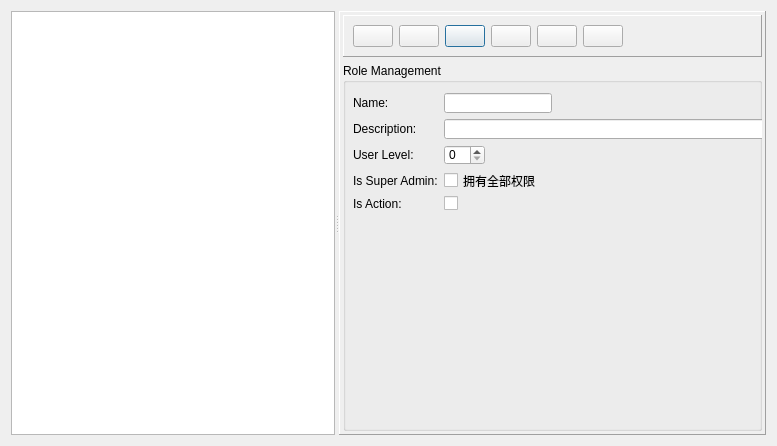
<?xml version="1.0" encoding="UTF-8"?>
<ui version="4.0">
 <class>RoleDialog</class>
 <widget class="QDialog" name="RoleDialog">
  <property name="geometry">
   <rect>
    <x>0</x>
    <y>0</y>
    <width>777</width>
    <height>446</height>
   </rect>
  </property>
  <property name="windowTitle">
   <string>Role Management</string>
  </property>
  <layout class="QVBoxLayout" name="verticalLayout">
   <item>
    <widget class="QSplitter" name="splitter">
     <property name="orientation">
      <enum>Qt::Horizontal</enum>
     </property>
     <widget class="QTableView" name="tableView">
      <property name="textElideMode">
       <enum>Qt::ElideLeft</enum>
      </property>
     </widget>
     <widget class="QFrame" name="frame">
      <property name="frameShape">
       <enum>QFrame::Panel</enum>
      </property>
      <property name="frameShadow">
       <enum>QFrame::Raised</enum>
      </property>
      <layout class="QGridLayout" name="gridLayout_3">
       <property name="margin">
        <number>3</number>
       </property>
       <item row="0" column="0">
        <widget class="QFrame" name="frame_2">
         <property name="sizePolicy">
          <sizepolicy hsizetype="Preferred" vsizetype="Fixed">
           <horstretch>0</horstretch>
           <verstretch>0</verstretch>
          </sizepolicy>
         </property>
         <property name="frameShape">
          <enum>QFrame::Panel</enum>
         </property>
         <property name="frameShadow">
          <enum>QFrame::Raised</enum>
         </property>
         <layout class="QGridLayout" name="gridLayout_2">
          <item row="0" column="0">
           <widget class="QPushButton" name="newButton">
            <property name="sizePolicy">
             <sizepolicy hsizetype="Fixed" vsizetype="Fixed">
              <horstretch>0</horstretch>
              <verstretch>0</verstretch>
             </sizepolicy>
            </property>
            <property name="toolTip">
             <string>New</string>
            </property>
            <property name="text">
             <string/>
            </property>
            <property name="icon">
             <iconset resource="../goinerp.qrc">
              <normaloff>:/image/Add.png</normaloff>:/image/Add.png</iconset>
            </property>
            <property name="iconSize">
             <size>
              <width>24</width>
              <height>24</height>
             </size>
            </property>
            <property name="autoRepeat">
             <bool>false</bool>
            </property>
            <property name="autoExclusive">
             <bool>false</bool>
            </property>
            <property name="default">
             <bool>true</bool>
            </property>
            <property name="flat">
             <bool>false</bool>
            </property>
           </widget>
          </item>
          <item row="0" column="6">
           <spacer name="horizontalSpacer">
            <property name="orientation">
             <enum>Qt::Horizontal</enum>
            </property>
            <property name="sizeHint" stdset="0">
             <size>
              <width>40</width>
              <height>20</height>
             </size>
            </property>
           </spacer>
          </item>
          <item row="0" column="3">
           <widget class="QPushButton" name="saveButton">
            <property name="sizePolicy">
             <sizepolicy hsizetype="Fixed" vsizetype="Fixed">
              <horstretch>0</horstretch>
              <verstretch>0</verstretch>
             </sizepolicy>
            </property>
            <property name="toolTip">
             <string>Save</string>
            </property>
            <property name="text">
             <string/>
            </property>
            <property name="icon">
             <iconset resource="../goinerp.qrc">
              <normaloff>:/image/save.png</normaloff>:/image/save.png</iconset>
            </property>
            <property name="iconSize">
             <size>
              <width>24</width>
              <height>24</height>
             </size>
            </property>
            <property name="autoRepeat">
             <bool>false</bool>
            </property>
            <property name="autoExclusive">
             <bool>false</bool>
            </property>
            <property name="default">
             <bool>true</bool>
            </property>
            <property name="flat">
             <bool>false</bool>
            </property>
           </widget>
          </item>
          <item row="0" column="4">
           <widget class="QPushButton" name="delButton">
            <property name="sizePolicy">
             <sizepolicy hsizetype="Fixed" vsizetype="Fixed">
              <horstretch>0</horstretch>
              <verstretch>0</verstretch>
             </sizepolicy>
            </property>
            <property name="toolTip">
             <string>Del</string>
            </property>
            <property name="text">
             <string/>
            </property>
            <property name="icon">
             <iconset resource="../goinerp.qrc">
              <normaloff>:/image/cross_48.png</normaloff>:/image/cross_48.png</iconset>
            </property>
            <property name="iconSize">
             <size>
              <width>24</width>
              <height>24</height>
             </size>
            </property>
            <property name="autoDefault">
             <bool>true</bool>
            </property>
            <property name="default">
             <bool>true</bool>
            </property>
            <property name="flat">
             <bool>false</bool>
            </property>
           </widget>
          </item>
          <item row="0" column="5">
           <widget class="QPushButton" name="cancelButton">
            <property name="sizePolicy">
             <sizepolicy hsizetype="Fixed" vsizetype="Fixed">
              <horstretch>0</horstretch>
              <verstretch>0</verstretch>
             </sizepolicy>
            </property>
            <property name="toolTip">
             <string>Exit</string>
            </property>
            <property name="text">
             <string/>
            </property>
            <property name="icon">
             <iconset resource="../goinerp.qrc">
              <normaloff>:/image/cancel.png</normaloff>:/image/cancel.png</iconset>
            </property>
            <property name="iconSize">
             <size>
              <width>24</width>
              <height>24</height>
             </size>
            </property>
            <property name="default">
             <bool>true</bool>
            </property>
            <property name="flat">
             <bool>false</bool>
            </property>
           </widget>
          </item>
          <item row="0" column="2">
           <widget class="QPushButton" name="editButton">
            <property name="text">
             <string/>
            </property>
            <property name="icon">
             <iconset resource="../goinerp.qrc">
              <normaloff>:/image/edit.png</normaloff>:/image/edit.png</iconset>
            </property>
            <property name="iconSize">
             <size>
              <width>24</width>
              <height>24</height>
             </size>
            </property>
            <property name="autoDefault">
             <bool>true</bool>
            </property>
            <property name="default">
             <bool>true</bool>
            </property>
           </widget>
          </item>
          <item row="0" column="1">
           <widget class="QPushButton" name="authorityButton">
            <property name="text">
             <string/>
            </property>
            <property name="icon">
             <iconset resource="../goinerp.qrc">
              <normaloff>:/image/secured.png</normaloff>:/image/secured.png</iconset>
            </property>
            <property name="iconSize">
             <size>
              <width>24</width>
              <height>24</height>
             </size>
            </property>
           </widget>
          </item>
         </layout>
        </widget>
       </item>
       <item row="1" column="0">
        <widget class="QGroupBox" name="groupBox">
         <property name="title">
          <string>Role Management</string>
         </property>
         <widget class="QWidget" name="gridLayoutWidget">
          <property name="geometry">
           <rect>
            <x>10</x>
            <y>30</y>
            <width>421</width>
            <height>118</height>
           </rect>
          </property>
          <layout class="QGridLayout" name="gridLayout">
           <item row="2" column="0">
            <widget class="QLabel" name="label">
             <property name="text">
              <string>User Level:</string>
             </property>
            </widget>
           </item>
           <item row="0" column="1">
            <widget class="QLineEdit" name="nameEdit">
             <property name="sizePolicy">
              <sizepolicy hsizetype="Fixed" vsizetype="Fixed">
               <horstretch>0</horstretch>
               <verstretch>0</verstretch>
              </sizepolicy>
             </property>
            </widget>
           </item>
           <item row="1" column="0">
            <widget class="QLabel" name="captionLabel">
             <property name="text">
              <string>Description:</string>
             </property>
            </widget>
           </item>
           <item row="0" column="0">
            <widget class="QLabel" name="nameLabel">
             <property name="text">
              <string>Name:</string>
             </property>
            </widget>
           </item>
           <item row="1" column="1">
            <widget class="QLineEdit" name="descEdit"/>
           </item>
           <item row="3" column="0">
            <widget class="QLabel" name="label_2">
             <property name="text">
              <string>Is Super Admin:</string>
             </property>
            </widget>
           </item>
           <item row="2" column="1">
            <widget class="QSpinBox" name="levelSpinBox">
             <property name="sizePolicy">
              <sizepolicy hsizetype="Fixed" vsizetype="Fixed">
               <horstretch>0</horstretch>
               <verstretch>0</verstretch>
              </sizepolicy>
             </property>
            </widget>
           </item>
           <item row="3" column="1">
            <widget class="QCheckBox" name="adminCheckBox">
             <property name="text">
              <string>拥有全部权限</string>
             </property>
            </widget>
           </item>
           <item row="4" column="0">
            <widget class="QLabel" name="label_3">
             <property name="text">
              <string>Is Action:</string>
             </property>
            </widget>
           </item>
           <item row="4" column="1">
            <widget class="QCheckBox" name="actionCheckBox">
             <property name="sizePolicy">
              <sizepolicy hsizetype="Fixed" vsizetype="Fixed">
               <horstretch>0</horstretch>
               <verstretch>0</verstretch>
              </sizepolicy>
             </property>
             <property name="text">
              <string/>
             </property>
            </widget>
           </item>
          </layout>
         </widget>
        </widget>
       </item>
      </layout>
     </widget>
    </widget>
   </item>
  </layout>
 </widget>
 <resources>
  <include location="../goinerp.qrc"/>
 </resources>
 <connections/>
</ui>
